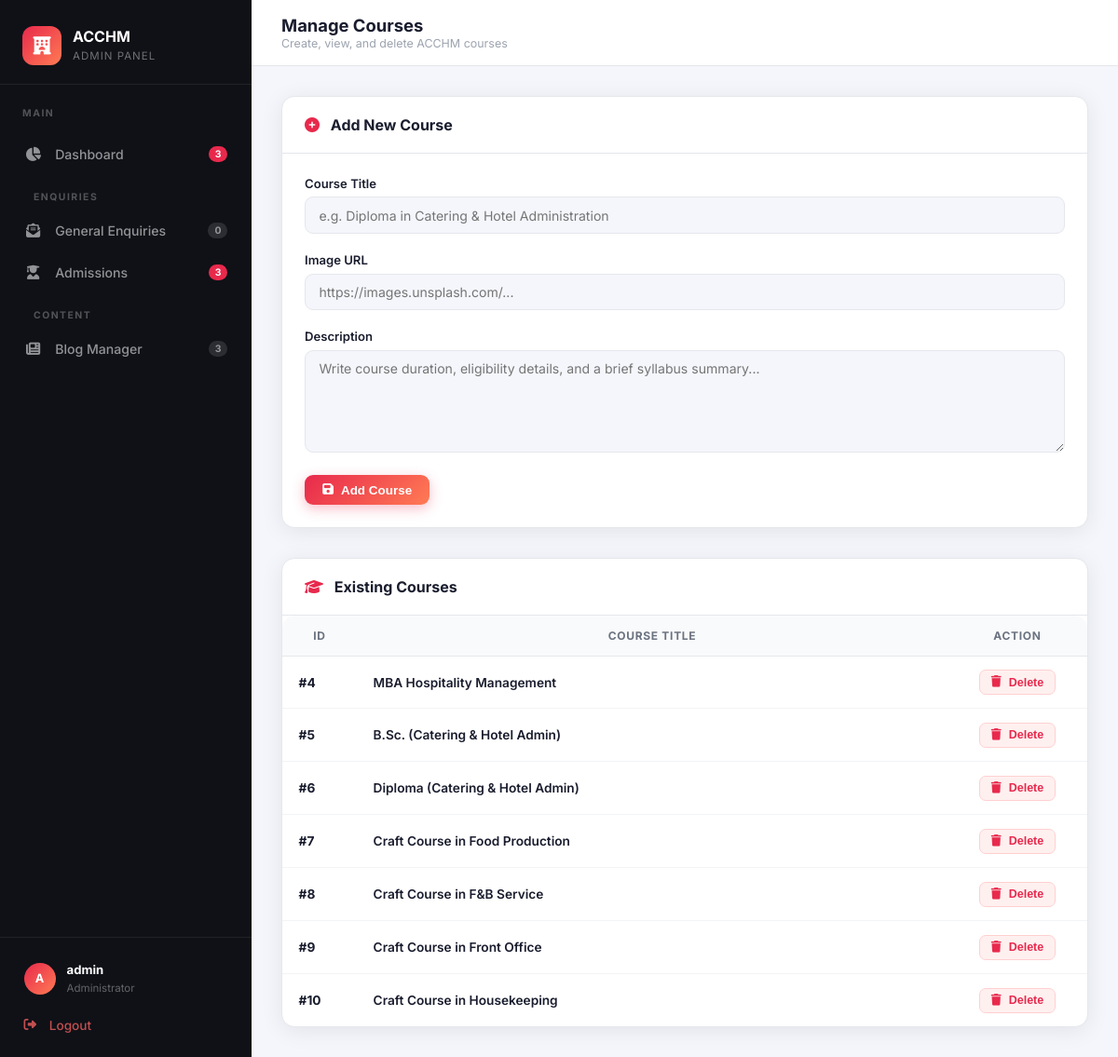
Screenshot of /admin/manage_courses.php (signed in) with the database file from the repository.
### tables this page shows
CREATE TABLE courses (
            id INTEGER PRIMARY KEY AUTOINCREMENT,
            title TEXT,
            description TEXT,
            image_url TEXT
        );

### admin/manage_courses.php (the view, shortened to what this page needs)
<?php
require_once '../includes/db.php';
$courses = $pdo->query("SELECT * FROM courses")->fetchAll();
require_once '_layout.php';
?>
<div class="admin-topbar">
    <div>
        <div class="topbar-title">Manage Courses</div>
        <div class="topbar-subtitle">Create, view, and delete ACCHM courses</div>
    </div>
</div>
<div class="admin-content">
    <div class="card" style="margin-bottom: 2rem;">
        <div class="card-header">
            <div class="card-title"><i class="fas fa-plus-circle" style="color:var(--accent);margin-right:0.5rem;"></i> Add New Course</div>
        </div>
        <div class="card-body">
            <form action="manage_courses.php" method="POST">
                <div class="form-group">
                    <label class="form-label" for="title">Course Title</label>
                    <input type="text" id="title" name="title" class="form-control" placeholder="e.g. Diploma in Catering & Hotel Administration" required>
                </div>
                <div class="form-group">
                    <label class="form-label" for="image_url">Image URL</label>
                    <input type="url" id="image_url" name="image_url" class="form-control" placeholder="https://images.unsplash.com/..." required>
                </div>
                <div class="form-group">
                    <label class="form-label" for="description">Description</label>
                    <textarea id="description" name="description" rows="4" class="form-control" placeholder="Write course duration, eligibility details, and a brief syllabus summary..." required></textarea>
                </div>
                <button type="submit" class="btn btn-primary">
                    <i class="fas fa-save"></i> Add Course
                </button>
            </form>
        </div>
    </div>
    <div class="card">
        <div class="card-header">
            <div class="card-title"><i class="fas fa-graduation-cap" style="color:var(--accent);margin-right:0.5rem;"></i> Existing Courses</div>
        </div>
        <div class="card-body" style="padding: 0;">
            <?php if (empty($courses)): ?>
                <div class="alert alert-info" style="margin: 1.5rem;"><i class="fas fa-info-circle"></i> No courses found. Add a course above.</div>
            <?php else: ?>
                <div class="data-table-wrap">
                    <table class="data-table">
                        <thead>
                            <tr>
                                <th style="width: 80px;">ID</th>
                                <th>Course Title</th>
                                <th style="width: 150px; text-align: center;">Action</th>
                            </tr>
                        </thead>
                        <tbody>
                            <?php foreach($courses as $c): ?>
                            <tr>
                                <td><strong>#<?php echo $c['id']; ?></strong></td>
                                <td style="font-weight: 600; color: var(--text-primary);"><?php echo htmlspecialchars($c['title']); ?></td>
                                <td style="text-align: center;">
                                    <form action="manage_courses.php" method="POST" style="display:inline;" onsubmit="return confirm('Are you sure you want to delete this course?');">
                                        <button type="submit" class="btn btn-danger btn-sm">
                                            <i class="fas fa-trash"></i> Delete
                                        </button>
                                    </form>
                                </td>
                            </tr>
                            <?php endforeach; ?>
                        </tbody>
                    </table>
                </div>
            <?php endif; ?>
        </div>
    </div>
</div>
</div>
</body>
</html>

### admin/_layout.php (style rules this page uses)
*, *::before, *::after { box-sizing: border-box; margin: 0; padding: 0; }
:root { --sidebar-w: 270px; --bg-sidebar: #0f1117; --bg-sidebar-hover: rgba(255,255,255,0.06); --bg-main: #f4f6fb; --bg-card: #ffffff; --accent: #e8294c; --accent2: #ff7b54; --gradient: linear-gradient(135deg, #e8294c 0%, #ff7b54 100%); --text-primary: #1a1d2e; --text-secondary: #6b7280; --text-muted: #9ca3af; --border: #e5e7eb; --radius: 14px; --shadow: 0 4px 24px rgba(0,0,0,0.08); --shadow-lg: 0 12px 40px rgba(0,0,0,0.12); --transition: all 0.22s cubic-bezier(0.4,0,0.2,1); }
body { font-family: 'Inter', sans-serif; background: var(--bg-main); color: var(--text-primary); display: flex; min-height: 100vh; overflow-x: hidden; }
.admin-topbar { background: var(--bg-card); border-bottom: 1px solid var(--border); padding: 1rem 2rem; display: flex; align-items: center; justify-content: space-between; position: sticky; top: 0; z-index: 50; }
.topbar-title { font-size: 1.15rem; font-weight: 700; color: var(--text-primary); }
.topbar-subtitle { font-size: 0.78rem; color: var(--text-muted); margin-top: 1px; }
.admin-content { padding: 2rem; flex: 1; min-width: 0; }
.card { background: var(--bg-card); border-radius: var(--radius); box-shadow: var(--shadow); border: 1px solid var(--border); }
.card-header { padding: 1.25rem 1.5rem; border-bottom: 1px solid var(--border); display: flex; align-items: center; justify-content: space-between; gap: 1rem; }
.card-title { font-size: 1rem; font-weight: 700; color: var(--text-primary); }
.card-body { padding: 1.5rem; }
.btn { display: inline-flex; align-items: center; gap: 0.5rem; padding: 0.55rem 1.2rem; border-radius: 9px; font-size: 0.84rem; font-weight: 600; cursor: pointer; border: none; transition: var(--transition); text-decoration: none; white-space: nowrap; }
.btn-primary { background: var(--gradient); color: white; box-shadow: 0 4px 14px rgba(232,41,76,0.3); }
.btn-danger { background: #fff0f0; color: #e8294c; border: 1px solid #ffd0d0; }
.btn-sm { padding: 0.35rem 0.75rem; font-size: 0.78rem; border-radius: 7px; }
.form-group { margin-bottom: 1.25rem; }
.form-label { display: block; font-size: 0.82rem; font-weight: 600; color: var(--text-primary); margin-bottom: 0.4rem; }
.form-control { width: 100%; padding: 0.65rem 0.9rem; border: 1.5px solid var(--border); border-radius: 9px; font-family: 'Inter', sans-serif; font-size: 0.88rem; color: var(--text-primary); background: var(--bg-main); transition: var(--transition); outline: none; }
textarea.form-control { resize: vertical; min-height: 110px; }
.data-table-wrap { overflow-x: auto; border-radius: var(--radius); }
.data-table { width: 100%; border-collapse: collapse; font-size: 0.855rem; }
.data-table thead th { background: #f9fafb; color: var(--text-secondary); font-size: 0.75rem; font-weight: 700; text-transform: uppercase; letter-spacing: 0.7px; padding: 0.85rem 1.1rem; border-bottom: 1px solid var(--border); white-space: nowrap; }
.data-table tbody td { padding: 0.9rem 1.1rem; border-bottom: 1px solid #f3f4f6; color: var(--text-primary); vertical-align: middle; }
.data-table tbody tr:last-child td { border-bottom: none; }

### rows the page displays
courses: id "4", title "MBA Hospitality Management"
courses: id "5", title "B.Sc. (Catering & Hotel Admin)"
courses: id "6", title "Diploma (Catering & Hotel Admin)"
courses: id "7", title "Craft Course in Food Production"
courses: id "8", title "Craft Course in F&B Service"
courses: id "9", title "Craft Course in Front Office"
courses: id "10", title "Craft Course in Housekeeping"

### other values shown
$count_unread_general + $count_unread_admissions "3"
$count_general "0"
$count_unread_admissions "3"
$count_blogs "3"
substr($_SESSION['admin_username'] ?? 'A', 0, 1) "A"
$_SESSION['admin_username'] "admin"
